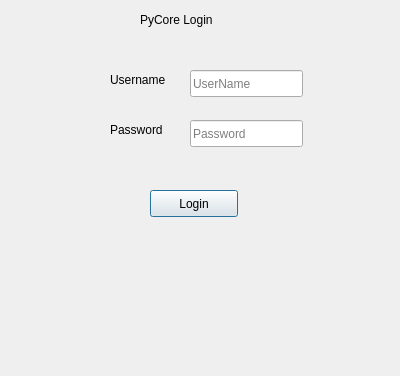
<?xml version="1.0" encoding="UTF-8"?>
<ui version="4.0">
 <class>Dialog</class>
 <widget class="QDialog" name="Dialog">
  <property name="geometry">
   <rect>
    <x>0</x>
    <y>0</y>
    <width>400</width>
    <height>376</height>
   </rect>
  </property>
  <property name="windowTitle">
   <string>Dialog</string>
  </property>
  <widget class="QLabel" name="label">
   <property name="geometry">
    <rect>
     <x>140</x>
     <y>10</y>
     <width>101</width>
     <height>19</height>
    </rect>
   </property>
   <property name="text">
    <string>PyCore Login</string>
   </property>
  </widget>
  <widget class="QLineEdit" name="lineEdit">
   <property name="geometry">
    <rect>
     <x>190</x>
     <y>70</y>
     <width>113</width>
     <height>27</height>
    </rect>
   </property>
   <property name="inputMask">
    <string/>
   </property>
   <property name="text">
    <string/>
   </property>
   <property name="placeholderText">
    <string>UserName</string>
   </property>
  </widget>
  <widget class="QLabel" name="label_2">
   <property name="geometry">
    <rect>
     <x>110</x>
     <y>70</y>
     <width>71</width>
     <height>19</height>
    </rect>
   </property>
   <property name="text">
    <string>Username</string>
   </property>
  </widget>
  <widget class="QLabel" name="label_3">
   <property name="geometry">
    <rect>
     <x>110</x>
     <y>120</y>
     <width>71</width>
     <height>19</height>
    </rect>
   </property>
   <property name="text">
    <string>Password</string>
   </property>
  </widget>
  <widget class="QLineEdit" name="lineEdit_2">
   <property name="geometry">
    <rect>
     <x>190</x>
     <y>120</y>
     <width>113</width>
     <height>27</height>
    </rect>
   </property>
   <property name="inputMask">
    <string/>
   </property>
   <property name="text">
    <string/>
   </property>
   <property name="placeholderText">
    <string>Password</string>
   </property>
  </widget>
  <widget class="QPushButton" name="pushButton">
   <property name="geometry">
    <rect>
     <x>150</x>
     <y>190</y>
     <width>88</width>
     <height>27</height>
    </rect>
   </property>
   <property name="text">
    <string>Login</string>
   </property>
  </widget>
  <widget class="QLabel" name="status_message">
   <property name="geometry">
    <rect>
     <x>150</x>
     <y>230</y>
     <width>66</width>
     <height>19</height>
    </rect>
   </property>
   <property name="text">
    <string/>
   </property>
  </widget>
 </widget>
 <resources/>
 <connections/>
</ui>
